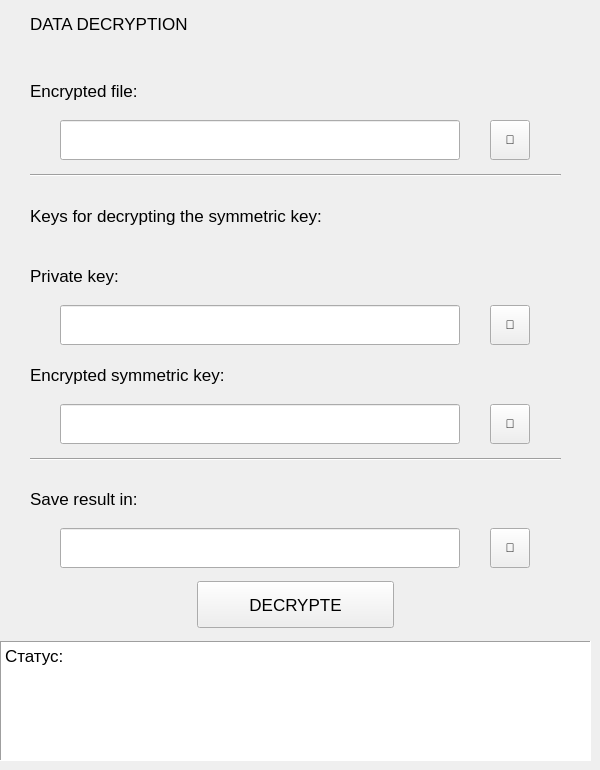
    <widget class="QWidget" name="Decryprion">
     <widget class="QWidget" name="verticalLayoutWidget_3">
      <property name="geometry">
       <rect>
        <x>0</x>
        <y>0</y>
        <width>591</width>
        <height>761</height>
       </rect>
      </property>
      <layout class="QVBoxLayout" name="verticalLayout_decryption">
       <item>
        <layout class="QHBoxLayout" name="horizontalLayout_header_3">
         <item>
          <spacer name="horizontalSpacer_45">
           <property name="orientation">
            <enum>Qt::Horizontal</enum>
           </property>
           <property name="sizeType">
            <enum>QSizePolicy::Fixed</enum>
           </property>
           <property name="sizeHint" stdset="0">
            <size>
             <width>30</width>
             <height>20</height>
            </size>
           </property>
          </spacer>
         </item>
         <item>
          <widget class="QLabel" name="label_name_widget_3">
           <property name="sizePolicy">
            <sizepolicy hsizetype="Fixed" vsizetype="Minimum">
             <horstretch>0</horstretch>
             <verstretch>0</verstretch>
            </sizepolicy>
           </property>
           <property name="minimumSize">
            <size>
             <width>100</width>
             <height>0</height>
            </size>
           </property>
           <property name="maximumSize">
            <size>
             <width>1500</width>
             <height>16777215</height>
            </size>
           </property>
           <property name="font">
            <font>
             <pointsize>13</pointsize>
            </font>
           </property>
           <property name="text">
            <string>DATA DECRYPTION</string>
           </property>
          </widget>
         </item>
         <item>
          <spacer name="horizontalSpacer_46">
           <property name="orientation">
            <enum>Qt::Horizontal</enum>
           </property>
           <property name="sizeHint" stdset="0">
            <size>
             <width>40</width>
             <height>20</height>
            </size>
           </property>
          </spacer>
         </item>
        </layout>
       </item>
       <item>
        <spacer name="verticalSpacer_8">
         <property name="orientation">
          <enum>Qt::Vertical</enum>
         </property>
         <property name="sizeType">
          <enum>QSizePolicy::Fixed</enum>
         </property>
         <property name="sizeHint" stdset="0">
          <size>
           <width>20</width>
           <height>15</height>
          </size>
         </property>
        </spacer>
       </item>
       <item>
        <layout class="QHBoxLayout" name="horizontalLayout_text_path_8">
         <item>
          <spacer name="horizontalSpacer_49">
           <property name="orientation">
            <enum>Qt::Horizontal</enum>
           </property>
           <property name="sizeType">
            <enum>QSizePolicy::Fixed</enum>
           </property>
           <property name="sizeHint" stdset="0">
            <size>
             <width>30</width>
             <height>20</height>
            </size>
           </property>
          </spacer>
         </item>
         <item>
          <widget class="QLabel" name="label_paranetrs_9">
           <property name="sizePolicy">
            <sizepolicy hsizetype="Preferred" vsizetype="Preferred">
             <horstretch>0</horstretch>
             <verstretch>0</verstretch>
            </sizepolicy>
           </property>
           <property name="font">
            <font>
             <pointsize>13</pointsize>
            </font>
           </property>
           <property name="text">
            <string>Encrypted file:</string>
           </property>
          </widget>
         </item>
         <item>
          <spacer name="horizontalSpacer_50">
           <property name="orientation">
            <enum>Qt::Horizontal</enum>
           </property>
           <property name="sizeHint" stdset="0">
            <size>
             <width>40</width>
             <height>20</height>
            </size>
           </property>
          </spacer>
         </item>
        </layout>
       </item>
       <item>
        <layout class="QHBoxLayout" name="string_path_7">
         <property name="spacing">
          <number>0</number>
         </property>
         <item>
          <spacer name="horizontalSpacer_51">
           <property name="orientation">
            <enum>Qt::Horizontal</enum>
           </property>
           <property name="sizeType">
            <enum>QSizePolicy::Fixed</enum>
           </property>
           <property name="sizeHint" stdset="0">
            <size>
             <width>30</width>
             <height>20</height>
            </size>
           </property>
          </spacer>
         </item>
         <item>
          <widget class="QLineEdit" name="lineEdit_path_encrypte_file">
           <property name="sizePolicy">
            <sizepolicy hsizetype="Fixed" vsizetype="Fixed">
             <horstretch>0</horstretch>
             <verstretch>0</verstretch>
            </sizepolicy>
           </property>
           <property name="minimumSize">
            <size>
             <width>400</width>
             <height>40</height>
            </size>
           </property>
           <property name="font">
            <font>
             <pointsize>13</pointsize>
            </font>
           </property>
           <property name="frame">
            <bool>true</bool>
           </property>
          </widget>
         </item>
         <item>
          <widget class="QToolButton" name="toolButton_path_encrypted">
           <property name="minimumSize">
            <size>
             <width>40</width>
             <height>40</height>
            </size>
           </property>
           <property name="text">
            <string>📁</string>
           </property>
          </widget>
         </item>
         <item>
          <spacer name="horizontalSpacer_52">
           <property name="orientation">
            <enum>Qt::Horizontal</enum>
           </property>
           <property name="sizeType">
            <enum>QSizePolicy::Fixed</enum>
           </property>
           <property name="sizeHint" stdset="0">
            <size>
             <width>30</width>
             <height>20</height>
            </size>
           </property>
          </spacer>
         </item>
        </layout>
       </item>
       <item>
        <layout class="QHBoxLayout" name="horizontalLayout_line_4">
         <item>
          <spacer name="horizontalSpacer_53">
           <property name="orientation">
            <enum>Qt::Horizontal</enum>
           </property>
           <property name="sizeType">
            <enum>QSizePolicy::Fixed</enum>
           </property>
           <property name="sizeHint" stdset="0">
            <size>
             <width>30</width>
             <height>20</height>
            </size>
           </property>
          </spacer>
         </item>
         <item>
          <widget class="Line" name="line_4">
           <property name="orientation">
            <enum>Qt::Horizontal</enum>
           </property>
          </widget>
         </item>
         <item>
          <spacer name="horizontalSpacer_54">
           <property name="orientation">
            <enum>Qt::Horizontal</enum>
           </property>
           <property name="sizeType">
            <enum>QSizePolicy::Fixed</enum>
           </property>
           <property name="sizeHint" stdset="0">
            <size>
             <width>30</width>
             <height>20</height>
            </size>
           </property>
          </spacer>
         </item>
        </layout>
       </item>
       <item>
        <layout class="QHBoxLayout" name="horizontalLayout_text_path_9">
         <item>
          <spacer name="horizontalSpacer_55">
           <property name="orientation">
            <enum>Qt::Horizontal</enum>
           </property>
           <property name="sizeType">
            <enum>QSizePolicy::Fixed</enum>
           </property>
           <property name="sizeHint" stdset="0">
            <size>
             <width>30</width>
             <height>20</height>
            </size>
           </property>
          </spacer>
         </item>
         <item>
          <widget class="QLabel" name="label_paranetrs_10">
           <property name="sizePolicy">
            <sizepolicy hsizetype="Preferred" vsizetype="Preferred">
             <horstretch>0</horstretch>
             <verstretch>0</verstretch>
            </sizepolicy>
           </property>
           <property name="font">
            <font>
             <pointsize>13</pointsize>
            </font>
           </property>
           <property name="text">
            <string>Keys for decrypting the symmetric key:</string>
           </property>
          </widget>
         </item>
         <item>
          <spacer name="horizontalSpacer_56">
           <property name="orientation">
            <enum>Qt::Horizontal</enum>
           </property>
           <property name="sizeHint" stdset="0">
            <size>
             <width>40</width>
             <height>20</height>
            </size>
           </property>
          </spacer>
         </item>
        </layout>
       </item>
       <item>
        <spacer name="verticalSpacer_9">
         <property name="orientation">
          <enum>Qt::Vertical</enum>
         </property>
         <property name="sizeType">
          <enum>QSizePolicy::Fixed</enum>
         </property>
         <property name="sizeHint" stdset="0">
          <size>
           <width>20</width>
           <height>7</height>
          </size>
         </property>
        </spacer>
       </item>
       <item>
        <layout class="QHBoxLayout" name="horizontalLayout_text_path_10">
         <item>
          <spacer name="horizontalSpacer_57">
           <property name="orientation">
            <enum>Qt::Horizontal</enum>
           </property>
           <property name="sizeType">
            <enum>QSizePolicy::Fixed</enum>
           </property>
           <property name="sizeHint" stdset="0">
            <size>
             <width>30</width>
             <height>20</height>
            </size>
           </property>
          </spacer>
         </item>
         <item>
          <widget class="QLabel" name="label_paranetrs_11">
           <property name="sizePolicy">
            <sizepolicy hsizetype="Preferred" vsizetype="Preferred">
             <horstretch>0</horstretch>
             <verstretch>0</verstretch>
            </sizepolicy>
           </property>
           <property name="font">
            <font>
             <pointsize>13</pointsize>
            </font>
           </property>
           <property name="text">
            <string>Private key:</string>
           </property>
          </widget>
         </item>
         <item>
          <spacer name="horizontalSpacer_58">
           <property name="orientation">
            <enum>Qt::Horizontal</enum>
           </property>
           <property name="sizeHint" stdset="0">
            <size>
             <width>40</width>
             <height>20</height>
            </size>
           </property>
          </spacer>
         </item>
        </layout>
       </item>
       <item>
        <layout class="QHBoxLayout" name="string_path_8">
         <property name="spacing">
          <number>0</number>
         </property>
         <item>
          <spacer name="horizontalSpacer_59">
           <property name="orientation">
            <enum>Qt::Horizontal</enum>
           </property>
           <property name="sizeType">
            <enum>QSizePolicy::Fixed</enum>
           </property>
           <property name="sizeHint" stdset="0">
            <size>
             <width>30</width>
             <height>20</height>
            </size>
           </property>
          </spacer>
         </item>
         <item>
          <widget class="QLineEdit" name="lineEdit_path_private_key">
           <property name="sizePolicy">
            <sizepolicy hsizetype="Fixed" vsizetype="Fixed">
             <horstretch>0</horstretch>
             <verstretch>0</verstretch>
            </sizepolicy>
           </property>
           <property name="minimumSize">
            <size>
             <width>400</width>
             <height>40</height>
            </size>
           </property>
           <property name="font">
            <font>
             <pointsize>13</pointsize>
            </font>
           </property>
           <property name="frame">
            <bool>true</bool>
           </property>
          </widget>
         </item>
         <item>
          <widget class="QToolButton" name="toolButton_path_private_key_2">
           <property name="minimumSize">
            <size>
             <width>40</width>
             <height>40</height>
            </size>
           </property>
           <property name="text">
            <string>📁</string>
           </property>
          </widget>
         </item>
         <item>
          <spacer name="horizontalSpacer_60">
           <property name="orientation">
            <enum>Qt::Horizontal</enum>
           </property>
           <property name="sizeType">
            <enum>QSizePolicy::Fixed</enum>
           </property>
           <property name="sizeHint" stdset="0">
            <size>
             <width>30</width>
             <height>20</height>
            </size>
           </property>
          </spacer>
         </item>
        </layout>
       </item>
       <item>
        <layout class="QHBoxLayout" name="horizontalLayout_text_path_11">
         <item>
          <spacer name="horizontalSpacer_61">
           <property name="orientation">
            <enum>Qt::Horizontal</enum>
           </property>
           <property name="sizeType">
            <enum>QSizePolicy::Fixed</enum>
           </property>
           <property name="sizeHint" stdset="0">
            <size>
             <width>30</width>
             <height>20</height>
            </size>
           </property>
          </spacer>
         </item>
         <item>
          <widget class="QLabel" name="label_paranetrs_12">
           <property name="sizePolicy">
            <sizepolicy hsizetype="Preferred" vsizetype="Preferred">
             <horstretch>0</horstretch>
             <verstretch>0</verstretch>
            </sizepolicy>
           </property>
           <property name="font">
            <font>
             <pointsize>13</pointsize>
            </font>
           </property>
           <property name="text">
            <string>Encrypted symmetric key:</string>
           </property>
          </widget>
         </item>
         <item>
          <spacer name="horizontalSpacer_62">
           <property name="orientation">
            <enum>Qt::Horizontal</enum>
           </property>
           <property name="sizeHint" stdset="0">
            <size>
             <width>40</width>
             <height>20</height>
            </size>
           </property>
          </spacer>
         </item>
        </layout>
       </item>
       <item>
        <layout class="QHBoxLayout" name="string_path_9">
         <property name="spacing">
          <number>0</number>
         </property>
         <item>
          <spacer name="horizontalSpacer_63">
           <property name="orientation">
            <enum>Qt::Horizontal</enum>
           </property>
           <property name="sizeType">
            <enum>QSizePolicy::Fixed</enum>
           </property>
           <property name="sizeHint" stdset="0">
            <size>
             <width>30</width>
             <height>20</height>
            </size>
           </property>
          </spacer>
         </item>
         <item>
          <widget class="QLineEdit" name="lineEdit_path_sym_key">
           <property name="sizePolicy">
            <sizepolicy hsizetype="Fixed" vsizetype="Fixed">
             <horstretch>0</horstretch>
             <verstretch>0</verstretch>
            </sizepolicy>
           </property>
           <property name="minimumSize">
            <size>
             <width>400</width>
             <height>40</height>
            </size>
           </property>
           <property name="font">
            <font>
             <pointsize>13</pointsize>
            </font>
           </property>
           <property name="frame">
            <bool>true</bool>
           </property>
          </widget>
         </item>
         <item>
          <widget class="QToolButton" name="toolButton_path_sym_key_2">
           <property name="minimumSize">
            <size>
             <width>40</width>
             <height>40</height>
            </size>
           </property>
           <property name="text">
            <string>📁</string>
           </property>
          </widget>
         </item>
         <item>
          <spacer name="horizontalSpacer_64">
           <property name="orientation">
            <enum>Qt::Horizontal</enum>
           </property>
           <property name="sizeType">
            <enum>QSizePolicy::Fixed</enum>
           </property>
           <property name="sizeHint" stdset="0">
            <size>
             <width>30</width>
             <height>20</height>
            </size>
           </property>
          </spacer>
         </item>
        </layout>
       </item>
       <item>
        <layout class="QHBoxLayout" name="horizontalLayout_line_5">
         <item>
          <spacer name="horizontalSpacer_65">
           <property name="orientation">
            <enum>Qt::Horizontal</enum>
           </property>
           <property name="sizeType">
            <enum>QSizePolicy::Fixed</enum>
           </property>
           <property name="sizeHint" stdset="0">
            <size>
             <width>30</width>
             <height>20</height>
            </size>
           </property>
          </spacer>
         </item>
         <item>
          <widget class="Line" name="line_5">
           <property name="orientation">
            <enum>Qt::Horizontal</enum>
           </property>
          </widget>
         </item>
         <item>
          <spacer name="horizontalSpacer_66">
           <property name="orientation">
            <enum>Qt::Horizontal</enum>
           </property>
           <property name="sizeType">
            <enum>QSizePolicy::Fixed</enum>
           </property>
           <property name="sizeHint" stdset="0">
            <size>
             <width>30</width>
             <height>20</height>
            </size>
           </property>
          </spacer>
         </item>
        </layout>
       </item>
       <item>
        <layout class="QHBoxLayout" name="horizontalLayout_text_path_12">
         <item>
          <spacer name="horizontalSpacer_67">
           <property name="orientation">
            <enum>Qt::Horizontal</enum>
           </property>
           <property name="sizeType">
            <enum>QSizePolicy::Fixed</enum>
           </property>
           <property name="sizeHint" stdset="0">
            <size>
             <width>30</width>
             <height>20</height>
            </size>
           </property>
          </spacer>
         </item>
         <item>
          <widget class="QLabel" name="label_paranetrs_13">
           <property name="sizePolicy">
            <sizepolicy hsizetype="Preferred" vsizetype="Preferred">
             <horstretch>0</horstretch>
             <verstretch>0</verstretch>
            </sizepolicy>
           </property>
           <property name="font">
            <font>
             <pointsize>13</pointsize>
            </font>
           </property>
           <property name="text">
            <string>Save result in:</string>
           </property>
          </widget>
         </item>
         <item>
          <spacer name="horizontalSpacer_68">
           <property name="orientation">
            <enum>Qt::Horizontal</enum>
           </property>
           <property name="sizeHint" stdset="0">
            <size>
             <width>40</width>
             <height>20</height>
            </size>
           </property>
          </spacer>
         </item>
        </layout>
       </item>
       <item>
        <layout class="QHBoxLayout" name="string_path_10">
         <property name="spacing">
          <number>0</number>
         </property>
         <item>
          <spacer name="horizontalSpacer_69">
           <property name="orientation">
            <enum>Qt::Horizontal</enum>
           </property>
           <property name="sizeType">
            <enum>QSizePolicy::Fixed</enum>
           </property>
           <property name="sizeHint" stdset="0">
            <size>
             <width>30</width>
             <height>20</height>
            </size>
           </property>
          </spacer>
         </item>
         <item>
          <widget class="QLineEdit" name="lineEdit_path_result_2">
           <property name="sizePolicy">
            <sizepolicy hsizetype="Fixed" vsizetype="Fixed">
             <horstretch>0</horstretch>
             <verstretch>0</verstretch>
            </sizepolicy>
           </property>
           <property name="minimumSize">
            <size>
             <width>400</width>
             <height>40</height>
            </size>
           </property>
           <property name="font">
            <font>
             <pointsize>13</pointsize>
            </font>
           </property>
           <property name="frame">
            <bool>true</bool>
           </property>
          </widget>
         </item>
         <item>
          <widget class="QToolButton" name="toolButton_path_10">
           <property name="minimumSize">
            <size>
             <width>40</width>
             <height>40</height>
            </size>
           </property>
           <property name="text">
            <string>📁</string>
           </property>
          </widget>
         </item>
         <item>
          <spacer name="horizontalSpacer_70">
           <property name="orientation">
            <enum>Qt::Horizontal</enum>
           </property>
           <property name="sizeType">
            <enum>QSizePolicy::Fixed</enum>
           </property>
           <property name="sizeHint" stdset="0">
            <size>
             <width>30</width>
             <height>20</height>
            </size>
           </property>
          </spacer>
         </item>
        </layout>
       </item>
       <item>
        <spacer name="verticalSpacer_10">
         <property name="orientation">
          <enum>Qt::Vertical</enum>
         </property>
         <property name="sizeType">
          <enum>QSizePolicy::Fixed</enum>
         </property>
         <property name="sizeHint" stdset="0">
          <size>
           <width>20</width>
           <height>7</height>
          </size>
         </property>
        </spacer>
       </item>
       <item>
        <layout class="QHBoxLayout" name="horizontalLayout_genKey_3">
         <item>
          <spacer name="horizontalSpacer_71">
           <property name="orientation">
            <enum>Qt::Horizontal</enum>
           </property>
           <property name="sizeHint" stdset="0">
            <size>
             <width>40</width>
             <height>20</height>
            </size>
           </property>
          </spacer>
         </item>
         <item>
          <widget class="QPushButton" name="pushButton_decrypt">
           <property name="sizePolicy">
            <sizepolicy hsizetype="Expanding" vsizetype="Minimum">
             <horstretch>0</horstretch>
             <verstretch>0</verstretch>
            </sizepolicy>
           </property>
           <property name="minimumSize">
            <size>
             <width>0</width>
             <height>34</height>
            </size>
           </property>
           <property name="font">
            <font>
             <pointsize>13</pointsize>
            </font>
           </property>
           <property name="text">
            <string>DECRYPTE</string>
           </property>
          </widget>
         </item>
         <item>
          <spacer name="horizontalSpacer_72">
           <property name="orientation">
            <enum>Qt::Horizontal</enum>
           </property>
           <property name="sizeHint" stdset="0">
            <size>
             <width>40</width>
             <height>20</height>
            </size>
           </property>
          </spacer>
         </item>
        </layout>
       </item>
       <item>
        <spacer name="verticalSpacer_11">
         <property name="orientation">
          <enum>Qt::Vertical</enum>
         </property>
         <property name="sizeType">
          <enum>QSizePolicy::Fixed</enum>
         </property>
         <property name="sizeHint" stdset="0">
          <size>
           <width>20</width>
           <height>7</height>
          </size>
         </property>
        </spacer>
       </item>
       <item>
        <widget class="QTextEdit" name="textEdit_3">
         <property name="enabled">
          <bool>true</bool>
         </property>
         <property name="sizePolicy">
          <sizepolicy hsizetype="Preferred" vsizetype="Fixed">
           <horstretch>0</horstretch>
           <verstretch>0</verstretch>
          </sizepolicy>
         </property>
         <property name="minimumSize">
          <size>
           <width>0</width>
           <height>120</height>
          </size>
         </property>
         <property name="maximumSize">
          <size>
           <width>16777215</width>
           <height>120</height>
          </size>
         </property>
         <property name="font">
          <font>
           <pointsize>13</pointsize>
          </font>
         </property>
         <property name="frameShape">
          <enum>QFrame::Panel</enum>
         </property>
         <property name="readOnly">
          <bool>true</bool>
         </property>
         <property name="html">
          <string>&lt;!DOCTYPE HTML PUBLIC &quot;-//W3C//DTD HTML 4.0//EN&quot; &quot;http://www.w3.org/TR/REC-html40/strict.dtd&quot;&gt;
&lt;html&gt;&lt;head&gt;&lt;meta name=&quot;qrichtext&quot; content=&quot;1&quot; /&gt;&lt;style type=&quot;text/css&quot;&gt;
p, li { white-space: pre-wrap; }
&lt;/style&gt;&lt;/head&gt;&lt;body style=&quot; font-family:'MS Shell Dlg 2'; font-size:13pt; font-weight:400; font-style:normal;&quot;&gt;
&lt;p style=&quot; margin-top:0px; margin-bottom:0px; margin-left:0px; margin-right:0px; -qt-block-indent:0; text-indent:0px;&quot;&gt;Статус:&lt;/p&gt;
&lt;p style=&quot;-qt-paragraph-type:empty; margin-top:0px; margin-bottom:0px; margin-left:0px; margin-right:0px; -qt-block-indent:0; text-indent:0px;&quot;&gt;&lt;br /&gt;&lt;/p&gt;
&lt;p style=&quot;-qt-paragraph-type:empty; margin-top:0px; margin-bottom:0px; margin-left:0px; margin-right:0px; -qt-block-indent:0; text-indent:0px;&quot;&gt;&lt;br /&gt;&lt;/p&gt;&lt;/body&gt;&lt;/html&gt;</string>
         </property>
        </widget>
       </item>
      </layout>
     </widget>
    </widget>
